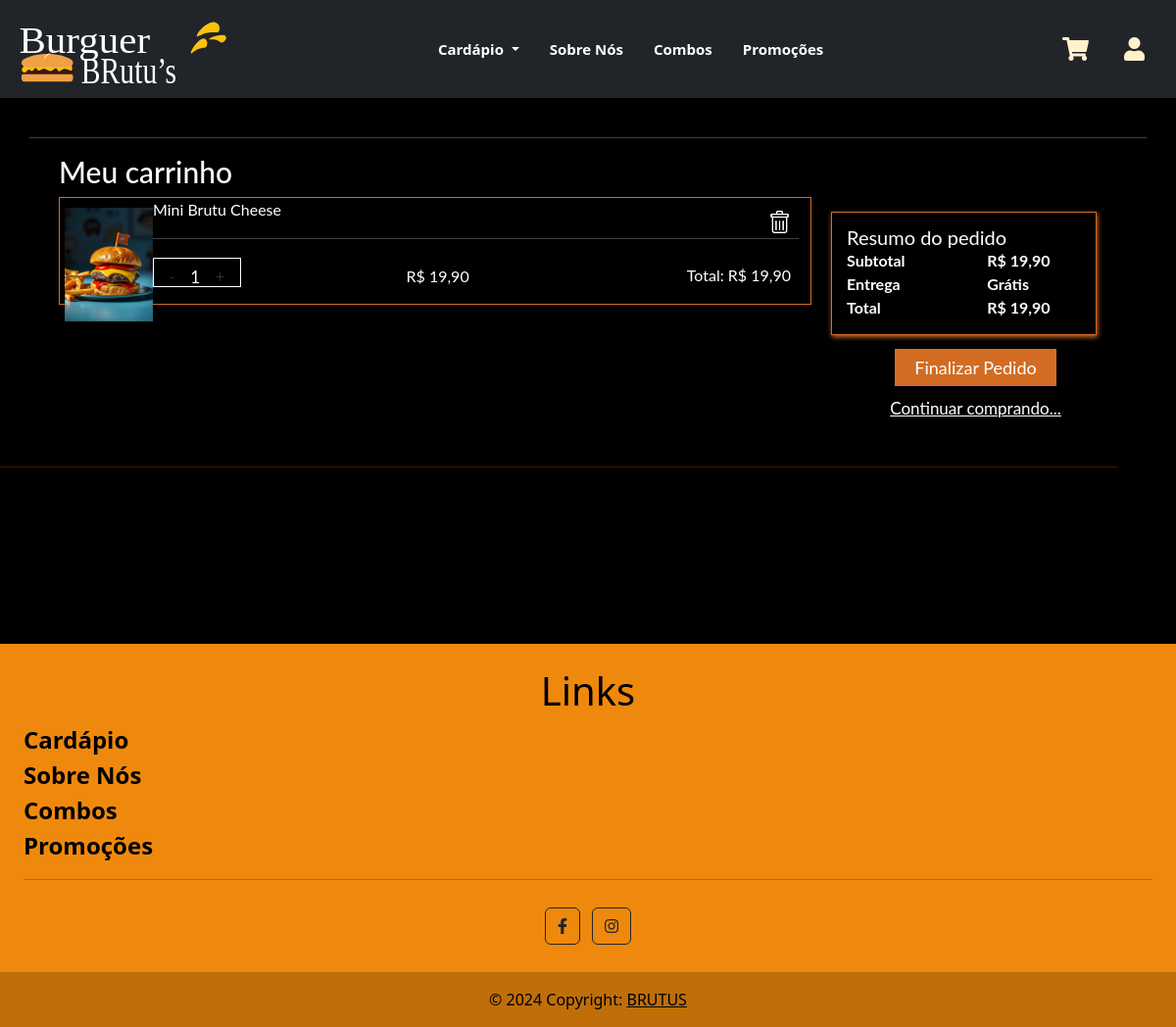
The page /carrinho/carrinho.php?id=8&acao=add (signed in) on the database its author committed.
### tables this page shows
CREATE TABLE `itens` (
  `cod_item` int(11) NOT NULL,
  `nome` varchar(50) DEFAULT NULL,
  `descricao` varchar(200) DEFAULT NULL,
  `preco` varchar(10) DEFAULT NULL,
  `imagem` varchar(200) NOT NULL,
  `fk_Categoria_cod_categoria` int(11) DEFAULT NULL,
  `fk_Pedidos_cod_pedido` int(11) DEFAULT NULL
);

### carrinho/carrinho.php (the view, shortened to what this page needs)
<!DOCTYPE html>
<html lang="pt-BR">
<head>
  <link rel="stylesheet" type="text/css" href="../geral.css" />
  <link rel="stylesheet" type="text/css" href="carrinho.css" />
</head>
<body>
<?php
	if(!isset ($_SESSION['id_logado']) == true){
		header ('location: ../login/login.php');
	}
	else{
		$cliente= $_SESSION['id_logado'];
?>
		<div class="sacola">
				<hr class="linha">
			<?php
				if($cliente == 41){
					echo "<p class='n_pedo'>Entre como cliente!</p>";
				}
				else{
				if ( isset($_GET['acao']) )
				{
					if ($_GET['acao'] == 'add')
					{
						$id = $_GET['id'];
					}
				}
			?>
				<h1 class="titulo">Meu carrinho</h1>
				<div class="carrinho">
					<form action="carrinho.php?acao=up" method="post">
						<?php
							if ( count($_SESSION['carrinho'])==0 )
							{
								echo "<p class='n_ped'>Não há produto no carrinho!</p>";
							}
							else
							{
								include "conecta.php";
								$total_carrinho=0;
								foreach ( $_SESSION['carrinho'] as $id => $qtd)
								{
									$sql = "SELECT * FROM itens
									WHERE cod_item = '$id'";
									$resultado = mysqli_query($conn,$sql) or die (mysqli_error());
									$linha = mysqli_fetch_array($resultado);
									$preco = str_replace("," , "" , $linha[3] );
									$subtotal = $preco * $qtd;
									$subtota = substr_replace($subtotal, '.', -2, 0);
									$subtotal = number_format($subtota,2,",",".");
									$valor = substr_replace($preco, '.', -2, 0);
									$valor = number_format($valor,2,",",".");
									$total_carrinho += $subtota;
									echo "<div class='produto'>
											<div class='imagem'>
												<img src='../produtos/$linha[4]' class='imagem_prod'>
											</div>
											<div class='inf'>
												<div class='linha_1'>
													<p class='nome'>$linha[1]</p>
													<a href='carrinho.php?acao=del&id=$id'><img class='rem' src='../img/lixeira.png' align='right'></a>
												</div>
												<hr class='linha_nome'>
												<div class= 'linha_2'>
													<div class='quantidade'> "; ?>
													<a <?php echo "href='carrinho.php?id=$id&acao=up'"?>><button type="button" class="add_prod">-</button></a>
										<?php echo "<input type='text' size='3' id='total' name='prod[$id]' value='$qtd'  class='quant' disabled/>";?>
										<a <?php echo "href='carrinho.php?id=$id&acao=add'"?>><button type="button" class="add_prod">+</button></a>
										<?php  echo"</div>
													<p class='valor'>R$ $valor</p>
													<p class='subtotal' align='right'>Total: R$ $subtotal</p>";?>
												</div>
											</div>
										</div>
										<?php
								}
						?>
					</form>
				</div>
				<div class="pedido">
					<div class="resum_comp">
						<p class="resumo">Resumo do pedido</p>
						<p class="sub">Subtotal</p><p class="sub_val">R$ <?=$total_carrinho = number_format($total_carrinho,2,",","."); ?></p>
						<div class="entrega"><p class="sub">Entrega</p><p class="sub_val">Grátis</p></div>
						<p class="sub">Total</p><p class="sub_val">R$ <?=$total_carrinho?></p>
					</div>
					<?php
						if ( count($_SESSION['carrinho'])<>0 )
						{
							echo 	"<div class='fim_compra'>
										<a class='finaliza' href='../comprar/identificacao.php'>Finalizar Pedido</a>
									</div>";
						}
					?>
					<div class="cont">
						<a class="continuar" href="../cardapio/cardapio.php">Continuar comprando...</a>
					</div>
				</div>
			 <?php
							}
			}
			?>
	</div>
	<hr class="linha_hr">
	<?php
		}
	?>
</body>
</html>

### geral.css (style rules this page uses)
body { color: rgb(211, 108, 35) ; background-color: black !important; }
.navbar { background-color: black ; width: 100%; height: 100px; display: flex; align-items: center; justify-content: center; }
.navbar-brand { font-size: 24px; font-weight: bold; color: black !important; display: flex; align-items: center; }
.logo { justify-content: center; font-size: 40px; color: black ; display: flex; align-items: center ; }
.logo0 img { margin-top: -20px; }
.navbar-nav { display: flex; flex-grow: 1; justify-content: center; align-items: center; }
.nav-item { text-align: center; }
.nav-link { color: #ffffff !important; font-weight: bold !important; font-size: 15px !important; margin-right: 15px !important; transition: color 0.3s ease, transform 0.3s ease; }
.navbar-icons { display: flex; align-items: center; margin-left: auto; padding-right: 20px; }
.navbar-icons a { color: #fff2cc ; margin-left: 20px; font-size: 1.5rem; transition: color 0.3s ease; }
.mb-4 { color: black !important; }

### carrinho/carrinho.css (style rules this page uses)
.sacola { width: 95%; margin-left: auto; margin-right: auto; font-family: 'Lato', sans-serif; color: white !important; }
.add_prod { border:none; background-color: transparent; color: white; display: inline-block; font-size: 17px; font-weight: 100; cursor: pointer; }
.carrinho { padding-left: 30px; width: 70%; float: left; }
.pedido { width: 20%; display: inline-block; margin-bottom: 30px; }
.linha { text-align: center; }
.linha_hr { text-align: center; width: 95%; margin-bottom: 180px; }
.titulo { font-size: 30px; padding-left: 30px; }
.produto { border: 1px solid rgb(211, 108, 35) ; box-shadow: rgb(44, 20, 2) ; width: 100%; height: 110px; margin-bottom: 30px; }
.linha_1 { margin-bottom: -15px; font-size: 16px; padding-left: 12%; }
.linha_nome { width: 86%; }
.imagem { float: left; margin-top: 10px; margin-left: 5px; }
.rem { width: 23px; margin-right: 20px; margin-top: 13px; }
.valor { float: left; }
.nome { display: inline-block; }
.imagem_prod { width: 90px; }
.linha_2 { margin-bottom: -15px; font-size: 16px; padding-left: 12%; }
.quantidade { float: left; border: 1px solid rgb(255, 255, 255); width: 90px; height: 30px; text-align: center; margin-top: 3px; }
.quant { padding-top: 6px; width: 20px; font-size: 17px; text-align: center; border: none; display: inline-block; background-color: transparent; color: white; }
.valor { margin-top: 10px; margin-left: 25%; color: rgb(255, 255, 255); }
.subtotal { margin-right: 20px; height: 30px; padding-top: 9px; }
.pedido { width: 25%; }
.fim_compra { text-align: center; margin-top: 20px; }
.finaliza { text-align: center; border: none; background-color: rgb(211, 108, 35) ; padding-left: 20px; padding-right: 20px; padding-top: 8px; padding-bottom: 8px; margin: auto; margin-left: 50px; color: white; font-size: 18px; cursor: pointer; text-decoration: none; }
.cont { text-align: center; margin-top: 15px; margin-left: 50px; }
.continuar { color: rgb(255, 255, 255); font-size: 17px; }
.resum_comp { margin-left: 20px; width: 95%; border: 1px solid rgb(211, 108, 35); box-shadow: rgb(211, 108, 35) 1px 2px 5px ; height: auto; margin-top: 15px; padding: 15px; }
.resumo { margin-top: -5px; font-size: 20px; margin-bottom: -3px; }
.sub { display: inline-block; width: 60%; font-weight: bold; margin-bottom: -5px; }
.sub_val { display: inline-block; font-weight: bold; margin-bottom: -5px; }

### rows shown on the page
itens: imagem (picture), nome "Mini Brutu Cheese", preco "19,90"

### other values the page prints
$total_carrinho = number_format($total_carrinho,2,",",".") "19,90"
$total_carrinho "19,90"
